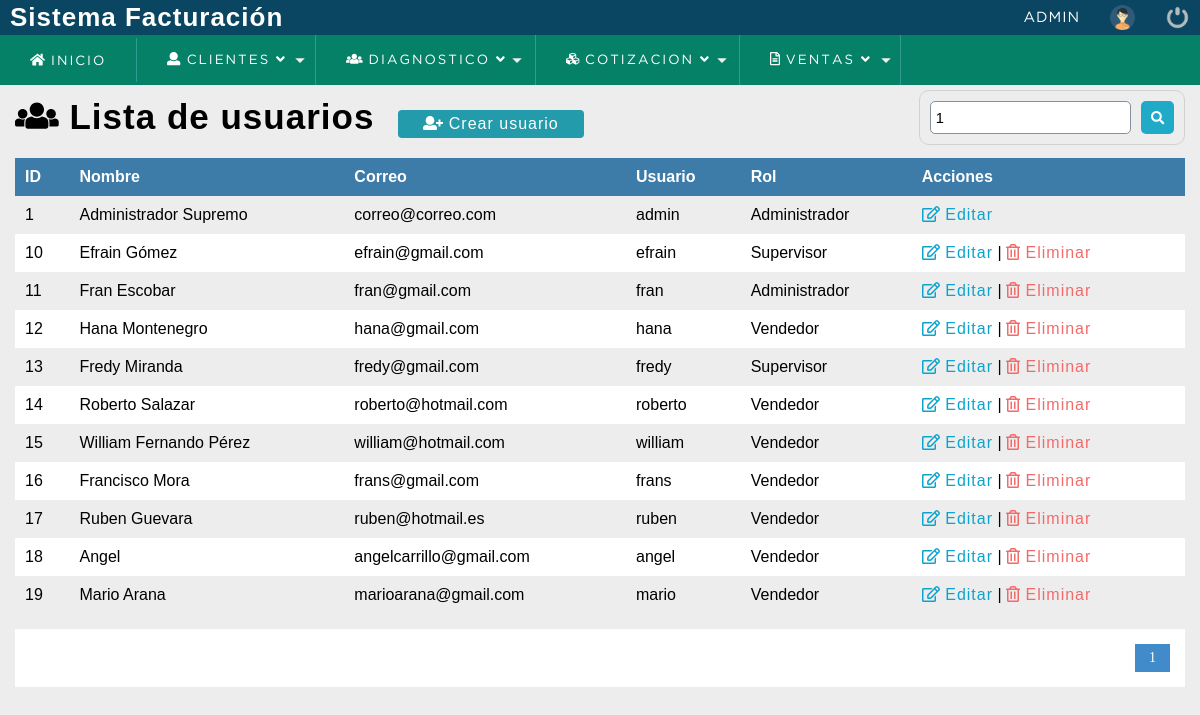
The app's page /sistema/buscar_usuario.php?busqueda=1 (signed in) with its own data.
### tables this page shows
CREATE TABLE `usuario` (
  `idusuario` int(11) NOT NULL,
  `dpi` bigint(20) DEFAULT NULL,
  `nombre` varchar(50) DEFAULT NULL,
  `correo` varchar(100) DEFAULT NULL,
  `usuario` varchar(15) DEFAULT NULL,
  `clave` varchar(100) DEFAULT NULL,
  `rol` int(11) DEFAULT NULL,
  `estatus` int(11) NOT NULL DEFAULT 1
);

CREATE TABLE `rol` (
  `idrol` int(11) NOT NULL,
  `rol` varchar(20) DEFAULT NULL
);

### sistema/buscar_usuario.php (the view, shortened to what this page needs)
<?php
	include "../conexion.php";
 ?>
<!DOCTYPE html>
<html lang="es">
<head>
	<?php include "includes/scripts.php"; ?>
</head>
<body>
	<?php include "includes/header.php"; ?>
	<section id="container">
		<?php
			$busqueda = strtolower($_REQUEST['busqueda']);
		 ?>
		<h1><i class="fas fa-users"></i> Lista de usuarios</h1>
		<a href="registro_usuario.php" class="btn_new"><i class="fas fa-user-plus"></i> Crear usuario</a>
		<form action="buscar_usuario.php" method="get" class="form_search">
			<input type="text" name="busqueda" id="busqueda" placeholder="Buscar" value="<?php echo $busqueda; ?>">
			<button type="submit" class="btn_search"><i class="fas fa-search"></i></button>
		</form>
	<div class="containerTable">
		<table>
			<tr>
				<th>ID</th>
				<th>Nombre</th>
				<th>Correo</th>
				<th>Usuario</th>
				<th>Rol</th>
				<th>Acciones</th>
			</tr>
		<?php
			$rol = '';
			$sql_registe = mysqli_query($conection,"SELECT COUNT(*) as total_registro FROM usuario
																WHERE ( idusuario LIKE '%$busqueda%' OR
																		nombre LIKE '%$busqueda%' OR
																		correo LIKE '%$busqueda%' OR
																		usuario LIKE '%$busqueda%'
																		$rol  )
																AND estatus = 1  ");
			$result_register = mysqli_fetch_array($sql_registe);
			$total_registro = $result_register['total_registro'];
			$por_pagina = 50;
			if(empty($_GET['pagina']))
			{
				$pagina = 1;
			}else{
				$pagina = $_GET['pagina'];
			}
			$desde = ($pagina-1) * $por_pagina;
			$total_paginas = ceil($total_registro / $por_pagina);
			$query = mysqli_query($conection,"SELECT u.idusuario, u.nombre, u.correo, u.usuario, r.rol FROM usuario u INNER JOIN rol r ON u.rol = r.idrol
										WHERE
										( u.idusuario LIKE '%$busqueda%' OR
											u.nombre LIKE '%$busqueda%' OR
											u.correo LIKE '%$busqueda%' OR
											u.usuario LIKE '%$busqueda%' OR
											r.rol    LIKE  '%$busqueda%' )
										AND
										estatus = 1 ORDER BY u.idusuario ASC LIMIT $desde,$por_pagina
				");
			$result = mysqli_num_rows($query);
			if($result > 0){
				while ($data = mysqli_fetch_array($query)) {
			?>
				<tr>
					<td><?php echo $data["idusuario"]; ?></td>
					<td><?php echo $data["nombre"]; ?></td>
					<td><?php echo $data["correo"]; ?></td>
					<td><?php echo $data["usuario"]; ?></td>
					<td><?php echo $data['rol'] ?></td>
					<td>
						<a class="link_edit" href="editar_usuario.php?id=<?php echo $data["idusuario"]; ?>"><i class="far fa-edit"></i> Editar</a>
					<?php if($data["idusuario"] != 1){ ?>
						|
						<a class="link_delete" href="eliminar_confirmar_usuario.php?id=<?php echo $data["idusuario"]; ?>"><i class="far fa-trash-alt"></i> Eliminar</a>
					<?php } ?>
					</td>
				</tr>
		<?php
				}
			}
		 ?>
		</table>
	</div>
<?php
	if($total_registro != 0)
	{
 ?>
		<div class="paginador">
			<ul>
			<?php
				for ($i=1; $i <= $total_paginas; $i++) {
					if($i == $pagina)
					{
						echo '<li class="pageSelected">'.$i.'</li>';
					}else{
						echo '<li><a href="?pagina='.$i.'&busqueda='.$busqueda.'">'.$i.'</a></li>';
					}
				}
			 ?>
			</ul>
		</div>
<?php } ?>
	</section>
</body>
</html>

### sistema/css/style.css (style rules this page uses)
* { margin: 0; padding: 0; box-sizing: border-box; }
body { background: #ededed; }
h1, h2, h3, h4, h5, h6 { font-family: 'arial'; font-weight: bold; letter-spacing: 1px; }
h1 { font-size: 26px; }
a { text-decoration: none; font-family: arial; letter-spacing: 1px; }
#container { padding: 90px 15px 15px; }
form { background: #FFF; margin: auto; padding: 20px 50px; border: 1px solid #d1d1d1; }
input,select { display: block; width: 100%; font-size: 11pt; padding: 5px; border: 1px solid #85929e; border-radius: 5px; }
#container h1 { font-size: 35px; display: inline-block; }
.btn_new { display: inline-block; background: #239baa; color: #FFF; padding: 5px 25px; border-radius: 4px; margin: 20px; }
table { border-collapse: collapse; font-size: 12pt; font-family: 'arial'; width: 100%; }
table th { text-align: left; padding: 10px; background: #3d7ba8; color: #FFF; }
table tr:nth-child(odd) { background: #FFF; }
table td { padding: 10px; }
.link_edit { color: #0ca4ce; }
.link_delete { color: #f26b6b; }
.paginador ul { padding: 15px; list-style: none; background: #FFF; margin-top: 15px; display: -webkit-flex; display: -moz-flex; display: -ms-flex; display: -o-flex; display: flex; justify-content: flex-end; }
.paginador a, .pageSelected { color: #428bca; border: 1px solid #ddd; padding: 5px; display: inline-block; font-size: 14px; text-align: center; width: 35px; }
.pageSelected { color: #FFF; background: #428bca; border: 1px solid #428bca; }
.form_search { display: -webkit-flex; display: -moz-flex; display: -ms-flex; display: -o-flex; display: flex; float: right; background: initial; padding: 10px; border-radius: 10px; }
.form_search .btn_search { background: #1faac8; color: #FFF; padding: 10px; border: 0; cursor: pointer; margin-left: 10px; display: -webkit-flex; display: -moz-flex; display: -ms-flex; display: -o-flex; display: flex; border-radius: 5px; }

### records on screen
usuario: idusuario "1", nombre "Administrador Supremo", correo "correo@correo.com", usuario "admin", rol.rol "Administrador"
usuario: idusuario "10", nombre "Efrain Gómez", correo "efrain@gmail.com", usuario "efrain", rol.rol "Supervisor"
usuario: idusuario "11", nombre "Fran Escobar", correo "fran@gmail.com", usuario "fran", rol.rol "Administrador"
usuario: idusuario "12", nombre "Hana Montenegro", correo "hana@gmail.com", usuario "hana", rol.rol "Vendedor"
usuario: idusuario "13", nombre "Fredy Miranda", correo "fredy@gmail.com", usuario "fredy", rol.rol "Supervisor"
usuario: idusuario "14", nombre "Roberto Salazar", correo "roberto@hotmail.com", usuario "roberto", rol.rol "Vendedor"
usuario: idusuario "15", nombre "William Fernando Pérez", correo "william@hotmail.com", usuario "william", rol.rol "Vendedor"
usuario: idusuario "16", nombre "Francisco Mora", correo "frans@gmail.com", usuario "frans", rol.rol "Vendedor"
usuario: idusuario "17", nombre "Ruben Guevara", correo "ruben@hotmail.es", usuario "ruben", rol.rol "Vendedor"
usuario: idusuario "18", nombre "Angel", correo "angelcarrillo@gmail.com", usuario "angel", rol.rol "Vendedor"
usuario: idusuario "19", nombre "Mario Arana", correo "marioarana@gmail.com", usuario "mario", rol.rol "Vendedor"

### other values on screen
$_SESSION['user'] "ADMIN"
